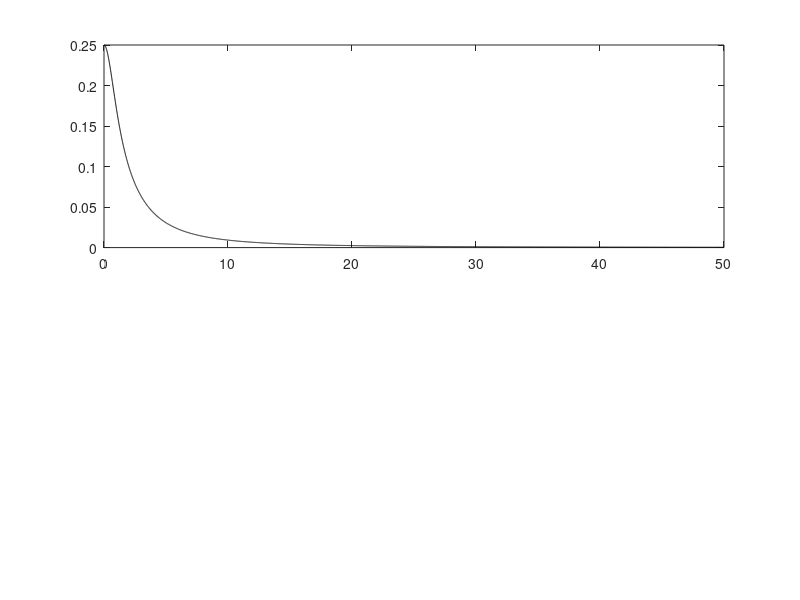

Reproduce this figure in MATLAB. (Note: this script raises an error after producing the figure.)
figure()
w0 = 1;
w1 = 10;
w2 = 20;

w = 0:0.01:50;
s = j.*w;
Hlp = @(s) 1 ./ ( (s-1) .* (s-4) );
lp2bp = @(s) w0 .* (s.^2 + w1*w2) ./ (s.*(w2-w1));
Hbp = @(s) Hlp(lp2bp(s));

subplot(211);
plot(w,abs(Hlp(s)),'k');
xline(1,'r'); xline(4,'r');

subplot(212);
plot(w,abs(Hbp(s)),'k');
